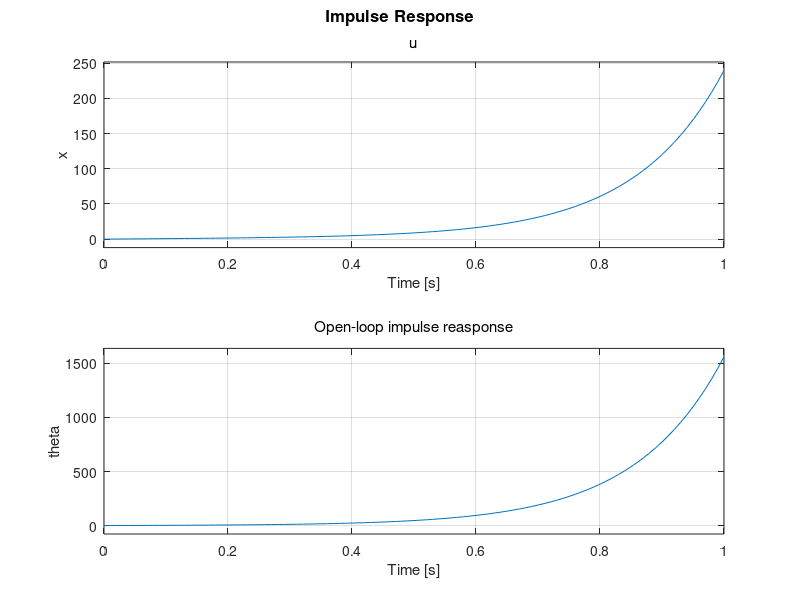

This chart was generated by the following MATLAB code:
clc
clear
close all

%% Variable declaration 

M = 0.05; % Mass of cart. (kg)
m = 0.2; % mass of pendulum. (kg)
b = 0.1; % friction. (N/m/sec)
l = 0.2; % length of pendulum com. (m)
I = 0.006; % m*(l*l); % Inertia of Pendulum about point of rotation. (kg-m^2)
g = 9.81; % gravity. (m/s^2).

k = ((M+m)*I) + (M*m*l*l);

%% 2 coordinates x (displacement of wheel) and theta (angular displacement of body).
% F = force applied on cart.
% x = position of cart .
% theta = pendulum angle from vertical.

%% Declaring matrices

A = [ 0                  ,1                     ,0                  ,0;
      0                  ,(-b)*(I+(m*l*l))/k    ,(m*m*l*l*g)/k      ,0; 
      0                  ,0                     ,0                  ,1
      0                  ,-(b*m*l)/k            ,(m*g*l*(M+m))/k    ,0 ];

B = [ 0;
     (I+(m*l*l))/k;
      0;
     (m*l)/k ];

C = [1,     0,     0,    0;
     0,     0,     1,    0];

% C1 = [1,    0,     0,    0];

% C2 = [0,    0,     1,    0];

D = [ 0;
      0 ];

states = {'x', 'x_dot', 'theta', 'theta_dot'};
inputs = {'u'};
outputs = {'x', 'theta'};

sys = ss(A,B,C,D,'statename', states, 'inputname', inputs, 'outputname', outputs);
sys_tf = tf(sys);

controllability_matrix = ctrb(A,B);
observability_matrix = obsv(A,C);

t = 0:0.01:1;
impulse(sys_tf, t);
title('Open-loop impulse reasponse');

% Q = [ 1, 0, 0, 0;
%       0, 1, 0, 0;
%       0, 0, 1, 0;
%       0, 0, 0, 1 ];
%R = 1;

tf_theta = sys_tf(2);







